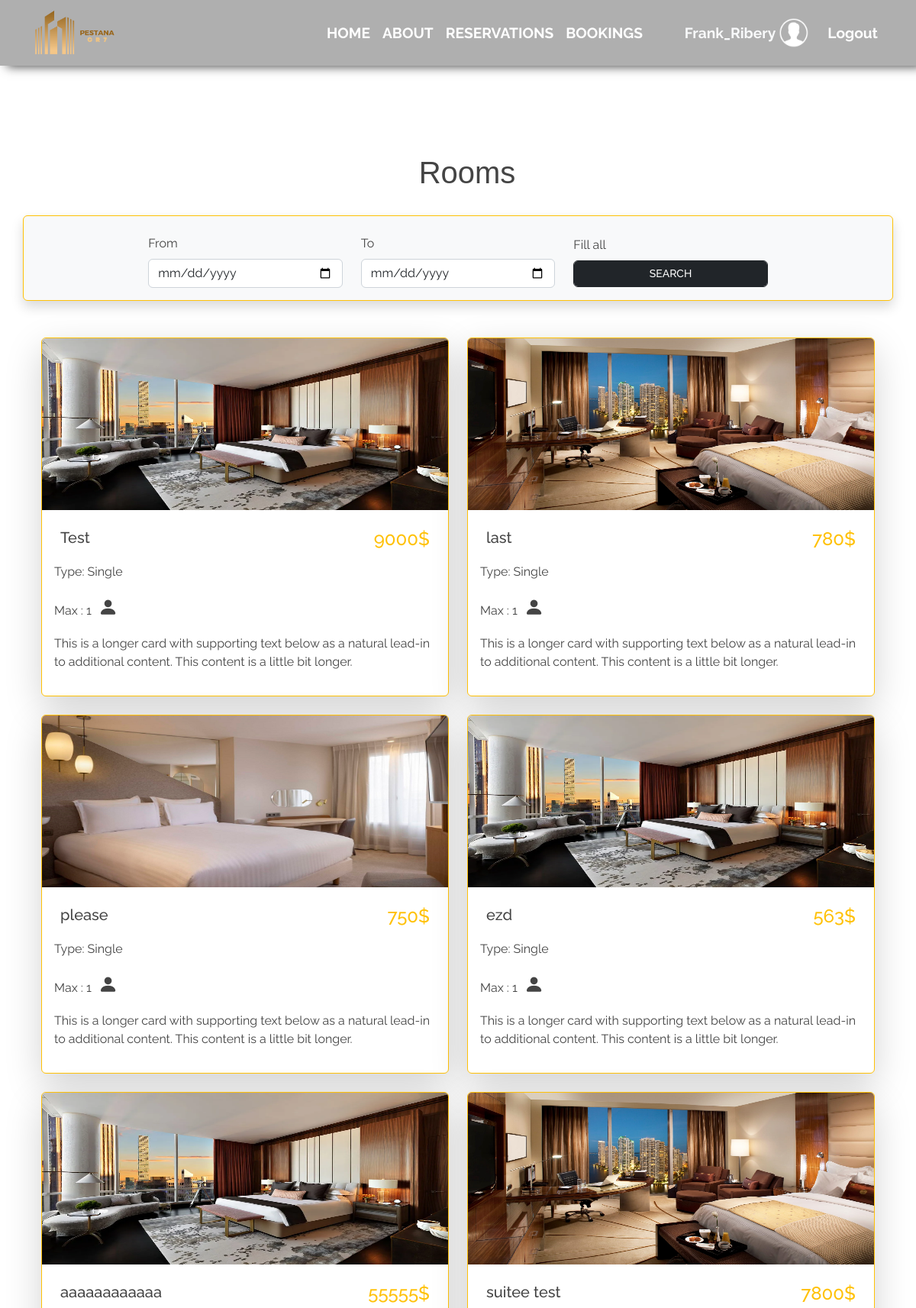
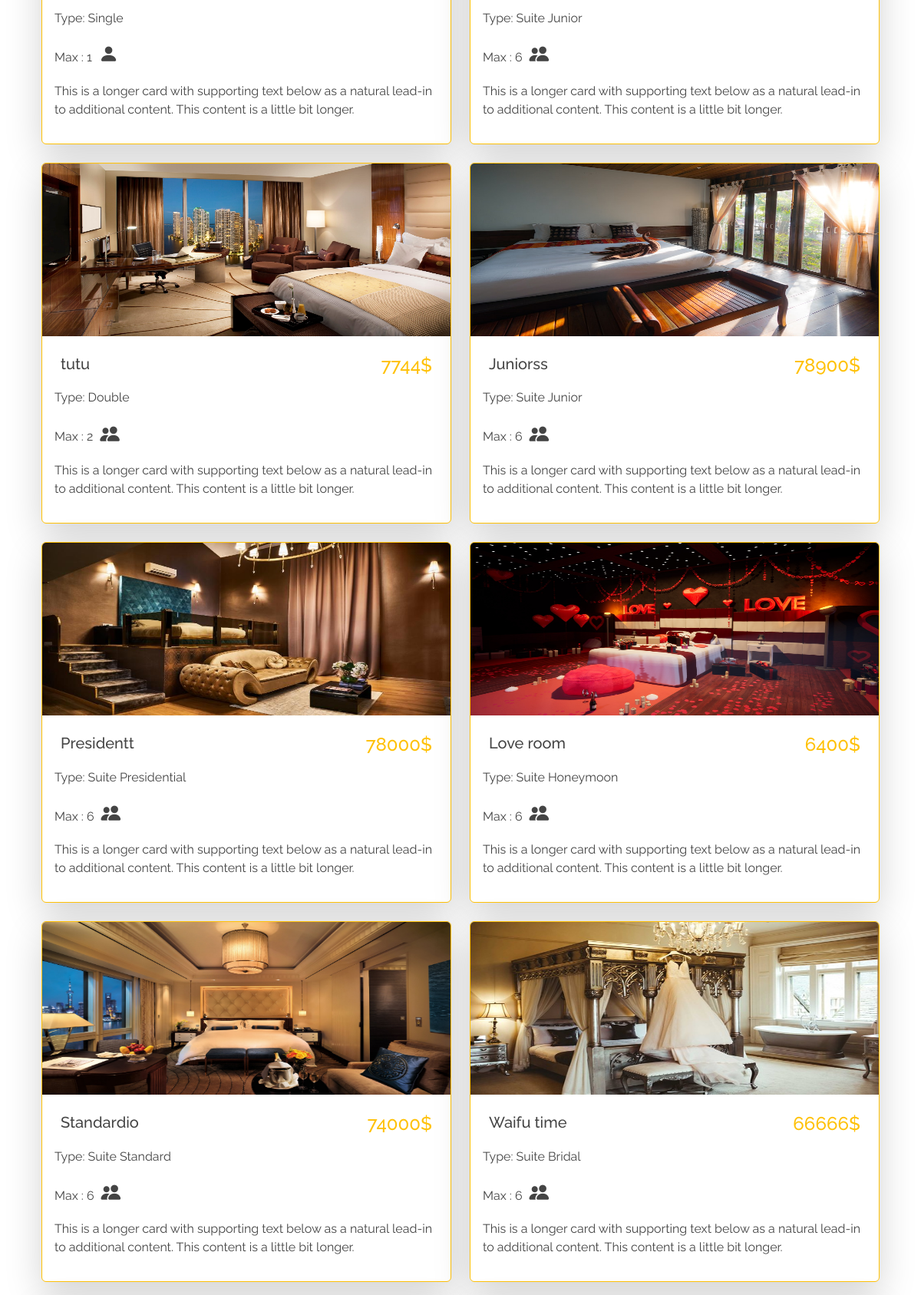
Page /reservations/index (signed in, upper part) on the committed database (2 pictures, top to bottom).
### tables this page shows
CREATE TABLE `rooms` (
  `id` int(11) NOT NULL,
  `title` varchar(255) NOT NULL,
  `Price` int(255) NOT NULL,
  `type` varchar(255) NOT NULL,
  `Suitetype` varchar(255) DEFAULT NULL,
  `Occupied` tinyint(1) NOT NULL DEFAULT 0,
  `picture` varchar(300) NOT NULL
);

### app/controllers/Reservations.php (called while the page is built, shortened)
<?php
   class Reservations extends Controller {
    public function __construct(){
        $this->roomModel = $this->model('Room');
      }
      public function index(){
        if($_SERVER['REQUEST_METHOD'] == 'POST'){
          $_POST = filter_input_array(INPUT_POST, FILTER_SANITIZE_STRING);
          $data = [
            'arrival' => trim($_POST['arrival']),
            'departure' => trim($_POST['departure'])
          ];
          if($this->roomModel->checkreservations($data)){
            $rooms = $this->roomModel->checkreservations($data);
      $data = [
          'rooms' => $rooms
         ];
                 $this->view('reservations/index', $data);
          } else {
            die('Something went wrong');
          }
      }
      else
      $rooms = $this->roomModel->getRooms();
      $data = [
        'rooms' => $rooms
      ];
      $this->view('reservations/index',$data);
      }
    }

### app/libraries/Core.php (called while the page is built, shortened)
<?php
class Core {
    protected $currentMethod = 'index';
    public function __construct() {
        $url = $this->getUrl();
        if (is_array($url) && file_exists('../app/controllers/' . ucwords($url[0]). '.php')) {
            unset($url[0]);
        }
        $this->currentController = new $this->currentController;
        if (isset($url[1])) {
            if (method_exists($this->currentController, $url[1])) {
                $this->currentMethod = $url[1];
                unset($url[1]);
            }
        }
        $this->params = $url ? array_values($url) : [];
        call_user_func_array([$this->currentController, $this->currentMethod], $this->params);
    }
    public function getUrl() {
        if (isset($_GET['url'])) {
            $url = rtrim($_GET['url'], '/');
            $url = filter_var($url, FILTER_SANITIZE_URL);
            $url = explode('/', $url);
            return $url;
        }
    }
}

### public/index.php (called while the page is built, shortened)
<?php
  $init = new Core;

### app/libraries/Database.php (called while the page is built, shortened)
<?php
  class Database {
    private $host = DB_HOST;
    private $user = DB_USER;
    private $pass = DB_PASS;
    private $dbname = DB_NAME;
    private $dbh;
    private $stmt;
    public function __construct(){
      $dsn = 'mysql:host=' . $this->host . ';dbname=' . $this->dbname;
      $options = array(
        PDO::ATTR_PERSISTENT => true,
        PDO::ATTR_ERRMODE => PDO::ERRMODE_EXCEPTION
      );
      try{
        $this->dbh = new PDO($dsn, $this->user, $this->pass, $options);
      } catch(PDOException $e){
        $this->error = $e->getMessage();
        echo $this->error;
      }
    }
    public function query($sql){
      $this->stmt = $this->dbh->prepare($sql);
    }
    public function execute(){
      return $this->stmt->execute();
    }
    public function resultSet(){
      $this->execute();
      return $this->stmt->fetchAll(PDO::FETCH_OBJ);
    }
  }

### app/models/Room.php (called while the page is built, shortened)
<?php
  class Room {
    private $db;
    public function __construct(){
      $this->db = new Database;
    }
    public function getRooms(){
      $this->db->query('SELECT * FROM rooms');
      $results = $this->db->resultSet();
      return $results;
    }
  }

### app/views/reservations/index.php (the view, shortened to what this page needs)
<?php require APPROOT . '/views/inc/header.php'; ?>
  <div class="row mb-3" style="   margin-left: 12px;">
    <div class="text-center mt-5 title">
      <h1>Rooms</h1>
    </div>
        <form action="<?php echo URLROOT; ?>/reservations" class="row row-cols-1  row-cols-md-3 g-4 align-items-center border border-warning bg-light rounded justify-content-center shadow"  method="POST">
          <div class="col-md-3 " >
                <div class="form-group">
                    <label for="input_from">From</label>
                    <input id="datefield"  type="date" name="arrival" class="form-control <?php if($_SERVER['REQUEST_METHOD'] == 'POST'){?> bg-secondary text-white <?php }?> " value="" required></input>
                </div>
            </div>
            <div class="col-md-3">
                <div class="form-group">
                    <label for="input_to">To</label>
                    <input  id="datefield1" type="date" name="departure" class="form-control <?php if($_SERVER['REQUEST_METHOD'] == 'POST'){?> bg-secondary text-white <?php }?>" value="" required></input>
                </div>
            </div>
            <div class="col-md-3">
              <div class="form-group">
                <label >Fill all </label>
                <input type="submit" class="btn btn-dark align-items-center form-control justify-content-center " onclick='valuecatcher();look();' value="search">
              </div>
             </div>
          </form>
          <div class="row row-cols-1 row-cols-md-2 g-4" id="22" >
<?php foreach($data['rooms'] as $room) : ?>
  <?php if($room->Occupied == 0) { ?>
    <div class="roomies" id="<?php echo $room->type; ?>" name="<?php if($room->type == 'Suite'){echo $room->Suitetype;} ?>" >
    <div  >
      <div class="card border border-warning rounded shadow-lg" id="roomy">
       <div >
        <img src="<?php echo URLROOT;?>/public/img/rooms/<?php echo $room->picture; ?>" class="card-img-top" style="max-height: 225px;" alt="...">
        <div class="card-body">
          <div class="d-flex"><h5 class="p-2"><?php echo $room->title; ?></h5><h4 class=" text-warning ml-auto p-2"><?php echo $room->Price; ?>$</h4></div>
          <p class="card-text">Type: <?php echo $room->type; ?> <?php if($room->type == 'Suite'){echo $room->Suitetype;} ?></p>
          <p class="card-text"> Max :
          <?php
          if($room->type == 'Suite'){?>
            6  <i class="bi bi-people-fill" style="font-size: 1.6rem;  margin: 0.3rem;"></i>
            <?php }
          elseif($room->type == 'Double'){?>
            2 <i class="bi bi-people-fill" style="font-size: 1.6rem;  margin: 0.3rem;"></i>
            <?php }
          else{?>
            1 <i class="bi bi-person-fill" style="font-size: 1.6rem;  margin: 0.3rem;"></i>
            <?php }
          ?>
        </p>
          <p class="card-text">This is a longer card with supporting text below as a natural lead-in to additional content. This content is a little bit longer.</p>
        </div>
        </div>
      </div>
      </div>
    </div>
    <?php }
       ?>
  <?php endforeach; ?>
  </div>
<?php require APPROOT . '/views/inc/footer.php'; ?>

### app/libraries/Controller.php (shortened to what this page needs)
<?php
  class Controller {
    public function view($view, $data = []){
      if(file_exists('../app/views/' . $view . '.php')){
        require_once '../app/views/' . $view . '.php';
      } else {
        die('View does not exist');
      }
    }
  }

### app/views/inc/header.php (shortened to what this page needs)
 <!doctype html>
<html lang="en">
  <head>
  <link rel="stylesheet" href="https://maxcdn.bootstrapcdn.com/bootstrap/4.0.0-beta/css/bootstrap.min.css">
  <link href="https://maxcdn.bootstrapcdn.com/font-awesome/4.7.0/css/font-awesome.min.css" rel="stylesheet">
  <link href="https://cdn.jsdelivr.net/npm/bootstrap@5.2.3/dist/css/bootstrap.min.css" rel="stylesheet">
  <link href='https://unpkg.com/boxicons@2.1.4/css/boxicons.min.css' rel='stylesheet'>
  <link rel="stylesheet" href="https://cdn.jsdelivr.net/npm/bootstrap-icons@1.10.3/font/bootstrap-icons.css">
  <link href="https://fonts.cdnfonts.com/css/qirkus" rel="stylesheet">
  <link href="https://cdn.jsdelivr.net/npm/bootstrap@5.2.3/dist/css/bootstrap.min.css" rel="stylesheet">
  <link rel="stylesheet" href="<?php echo URLROOT; ?>public/css/style.css">
  </head>
  <body onload="putvalue();" style=" --bs-gutter-x: 0;" >
      <nav class="navbar navbar-expand-lg fixed-top transparent mb-5">
        <div class="container-fluid container d-flex align-items-center justify-content-between" style="gap: 22%;">
          <a href="index.html" class="navbar-brand"  max-width="150%"><img src="<?php echo URLROOT;?>/public/img/logo.png" max-width="150%" style="height: 60px;" alt="" class="img-fluid"></a>
          <div class="collapse navbar-collapse justify-content-between" id="navbarText">
            <ul class="navbar-nav   mb-2 mb-lg-0">
                <li class="nav-item">
                    <a class="nav-link f text-center" href="<?php echo URLROOT;?>">HOME</a>
                </li>
                <li class="nav-item">
                    <a  class="nav-link f text-center" href="<?php echo URLROOT;?>pages/about">ABOUT</a>
                </li>
                <?php if(isset($_SESSION['admin_id'])) : ?>
                  <li class="nav-item">
                  <a class="nav-link f text-center" href="<?php echo URLROOT; ?>/rooms/index">DASHBOARD</a>
                  </li>
                  <?php elseif(isset($_SESSION['user_id'])) : ?>
                  <li class="nav-item">
                  <a class="nav-link f text-center" href="<?php echo URLROOT; ?>/reservations/index">RESERVATIONS</a>
                  </li>
                  <li class="nav-item">
                  <a class="nav-link f text-center" href="<?php echo URLROOT; ?>/reservations/search">BOOKINGS</a>
                  </li>
                <?php endif; ?>
              </ul>
              <div class="d-flex align-items-center justify-content-center ">
              <ul class="navbar-nav ">
          <?php if( isset($_SESSION['admin_id']) ) : ?>
          <li class="nav-item d-flex align-items-center">
          <div class="text-light align-items-center f"> ADMIN</div> <img src="<?php echo URLROOT;?>/public/img/ADMIN.png" width="40px" alt=""><a class="nav-link ml-3 f" href="<?php echo URLROOT; ?>/users/logout">Logout</a>
          </li>
          <?php elseif(isset($_SESSION['user_id'])  ) : ?>
          <li class="nav-item d-flex align-items-center">
          <div class="text-light align-items-center mr-1 f"><?php echo $_SESSION['user_name'] ?> </div> <img src="<?php echo URLROOT;?>/public/img/User.png" width="40px" alt=""><a class="nav-link ml-3 f" href="<?php echo URLROOT; ?>/users/logout">Logout</a>
          </li>
          <?php endif; ?>
        </ul>
              </div>
          </div>
         </div>
      </nav>
      <div class="bg-white p-0 " style="overflow-x:hidden ">
      <section class="extra-margin align-items-center justify-content-center container bg-white  p-0" style="">

### app/views/inc/footer.php (shortened to what this page needs)
</section>
</div>
     </body>
   </html>

### public/css/style.css (style rules this page uses)
body { font-family: 'Raleway', sans-serif; color: #444444; overflow-x: hidden; }
.transparent { border-width: 0px; box-shadow: 9px 1px 13px 0px; background-color: rgba(29, 29, 29, 0.353); backdrop-filter: blur(8px); }
.f { font-size: larger; font-weight: bold; color: #fff; }
body { font-family: 'Raleway', sans-serif; color: #444444; }
.btn { font-family: "Raleway", sans-serif; text-transform: uppercase; font-weight: 500; font-size: 14px; }
ul { list-style: none; }
.title { font-family: 'Qirkus', sans-serif; text-align: center; }
.f { font-size: larger; font-weight: bolder; color: #fff; }
.extra-margin { margin-top:5rem; }

### rows in the picture
rooms: picture (picture), title "Test", Price "9000", type "Single", shows "1"
rooms: picture (picture), title "last", Price "780", type "Single", shows "1"
rooms: picture (picture), title "please", Price "750", type "Single", shows "1"
rooms: picture (picture), title "ezd", Price "563", type "Single", shows "1"
rooms: picture (picture), title "aaaaaaaaaaaa", Price "55555", type "Single", shows "1"
rooms: picture (picture), title "suitee test", Price "7800", type "Suite", Suitetype "Junior", shows "6"
rooms: picture (picture), title "tutu", Price "7744", type "Double", shows "2"
rooms: picture (picture), title "Juniorss", Price "78900", type "Suite", Suitetype "Junior", shows "6"
rooms: picture (picture), title "Presidentt", Price "78000", type "Suite", Suitetype "Presidential", shows "6"
rooms: picture (picture), title "Love room", Price "6400", type "Suite", Suitetype "Honeymoon"
rooms: picture (picture), title "Standardio", Price "74000", type "Suite", Suitetype "Standard", shows "6"
rooms: picture (picture), title "Waifu time", Price "66666", type "Suite", Suitetype "Bridal"

### other values in the picture
$_SESSION['user_name'] "Frank_Ribery"
